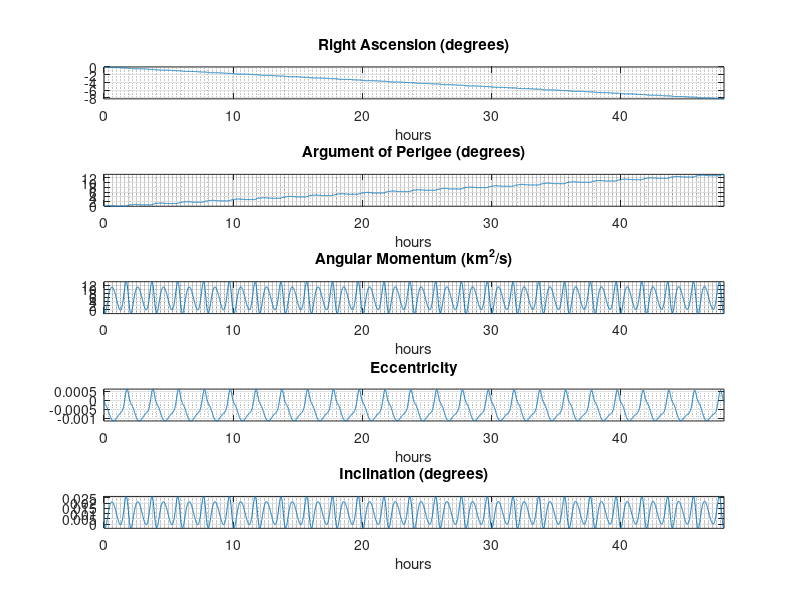

The MATLAB script that drew this image:
% ~~~~~~~~~~~~~~~~~~~~~~~~~~~~~~~~~~~~~~~~~~~~~~~~~~~~~~~~~~~~~~~~~~~~~~~~
function Example_10_6
% ~~~~~~~~~~~~~~~~~~~~~~~~~~~~
%
% This function solves Example 10.6 by using MATLAB's ode45 to numerically
% integrate Equations 10.89 (the Gauss planetary equations) to determine
% the J2 perturbation of the orbital elements.
%
% User M-functions required:  None
% User subfunctions required: rates                          
% ------------------------------------------------------------------------
 
%...Preliminaries:
close all; clear all; clc
 
%...Conversion factors:
hours   = 3600;                    %Hours to seconds
days    = 24*hours;                %Days to seconds
deg     = pi/180;                  %Degrees to radians
 
%...Constants:    
mu      = 398600;                  %Gravitational parameter (km^3/s^2)
RE      = 6378;                    %Earth's radius (km)
J2      = 1082.63e-6;              %Earth's J2
 
%...Initial orbital parameters (given):
rp0     = RE + 300;                %perigee radius (km)
ra0     = RE + 3062;               %apogee radius (km
RA0     = 45*deg;                  %Right ascencion of the node (radians)
i0      = 28*deg;                  %Inclination (radians)
w0      = 30*deg;                  %Argument of perigee (radians)
TA0     = 40*deg;                  %True anomaly (radians)
 
%...Initial orbital parameters (inferred):
e0      = (ra0 - rp0)/(ra0 + rp0); %eccentricity
h0      = sqrt(rp0*mu*(1 + e0));   %angular momentrum (km^2/s)
a0      = (rp0 + ra0)/2;           %Semimajor axis (km)
T0      = 2*pi/sqrt(mu)*a0^1.5;    %Period (s)
 
%...Store initial orbital elements (from above) in the vector coe0:
coe0    = [h0 e0 RA0 i0 w0 TA0];
 
%...Use ODE45 to integrate the Gauss variational equations (Equations
%   12.89) from t0 to tf:
t0      = 0;
tf      = 2*days;
nout    = 5000;  %Number of solution points to output for plotting purposes
tspan   = linspace(t0, tf, nout);
options = odeset(...
                 'reltol',      1.e-8, ...
                 'abstol',      1.e-8, ...
                 'initialstep', T0/1000);  
y0     = coe0'; 
[t,y]  = ode45(@rates, tspan, y0, options);
 
%...Assign the time histories mnemonic variable names:
h  = y(:,1);
e  = y(:,2);
RA = y(:,3);
i  = y(:,4);
w  = y(:,5);
TA = y(:,6);
 
%...Plot the time histories of the osculatinig elements:
figure(1)
subplot(5,1,1)
plot(t/3600,(RA - RA0)/deg)
title('Right Ascension (degrees)')
xlabel('hours')
grid on
grid minor
axis tight
 
subplot(5,1,2)
plot(t/3600,(w - w0)/deg)
title('Argument of Perigee (degrees)')
xlabel('hours')
grid on
grid minor
axis tight
 
subplot(5,1,3)
plot(t/3600,h - h0)
title('Angular Momentum (km^2/s)')
xlabel('hours')
grid on
grid minor
axis tight
 
subplot(5,1,4)
plot(t/3600,e - e0)
title('Eccentricity')
xlabel('hours')
grid on
grid minor
axis tight
 
subplot(5,1,5)
plot(t/3600,(i - i0)/deg)
title('Inclination (degrees)')
xlabel('hours')
grid on
grid minor
axis tight
 
%...Subfunction:
 
%~~~~~~~~~~~~~~~~~~~~~~~~~~~~~~~~~~~~~~~~~~~~~~~~~~~~~~~~~~~~~~~~~~~~~~~~~
function dfdt = rates(t,f)
%~~~~~~~~~~~~~~~~~~~~~~~~~
%
% This function calculates the time rates of the orbital elements
% from Gauss's variational equations (Equations 12.89).
%-------------------------------------------------------------------------
 
%...The orbital elements at time t:
h     = f(1);
e     = f(2);
RA    = f(3);
i     = f(4);
w     = f(5);
TA    = f(6);
 
r     = h^2/mu/(1 + e*cos(TA)); %The radius
u     = w + TA;                 %Argument of latitude
 
%...Orbital element rates at time t (Equations 12.89):
hdot  = -3/2*J2*mu*RE^2/r^3*sin(i)^2*sin(2*u);
 
edot  = ...
    3/2*J2*mu*RE^2/h/r^3*(h^2/mu/r ...
   *(sin(u)*sin(i)^2*(3*sin(TA)*sin(u) - 2*cos(TA)*cos(u)) - sin(TA)) ...
   -sin(i)^2*sin(2*u)*(e + cos(TA)));
 
edot  = 3/2*J2*mu*RE^2/h/r^3 ...
        *(h^2/mu/r*sin(TA)*(3*sin(i)^2*sin(u)^2 - 1) ...
          -sin(2*u)*sin(i)^2*((2+e*cos(TA))*cos(TA)+e)); 
          
TAdot =  h/r^2 + 3/2*J2*mu*RE^2/e/h/r^3 ...
         *(h^2/mu/r*cos(TA)*(3*sin(i)^2*sin(u)^2 - 1) ...
         + sin(2*u)*sin(i)^2*sin(TA)*(h^2/mu/r + 1));
     
RAdot = -3*J2*mu*RE^2/h/r^3*sin(u)^2*cos(i);
 
idot  = -3/4*J2*mu*RE^2/h/r^3*sin(2*u)*sin(2*i);
       
wdot  = 3/2*J2*mu*RE^2/e/h/r^3 ...
        *(-h^2/mu/r*cos(TA)*(3*sin(i)^2*sin(u)^2 - 1) ...
          - sin(2*u)*sin(i)^2*sin(TA)*(2 + e*cos(TA)) ...
          + 2*e*cos(i)^2*sin(u)^2); 
      
%...Pass these rates back to ODE45 in the array dfdt:
dfdt  =  [hdot edot RAdot idot wdot TAdot]';
 
end %rates
% ~~~~~~~~~~~~~~~~~~~~~~~~~~~~~~~~~~~~~~~~~~~~~~~~~~~~~~~~~~~~~~~~~~~~~~~~
 
end %Example_10_6
% ~~~~~~~~~~~~~~~~~~~~~~~~~~~~~~~~~~~~~~~~~~~~~~~~~~~~~~~~~~~~~~~~~~~~~~~~
